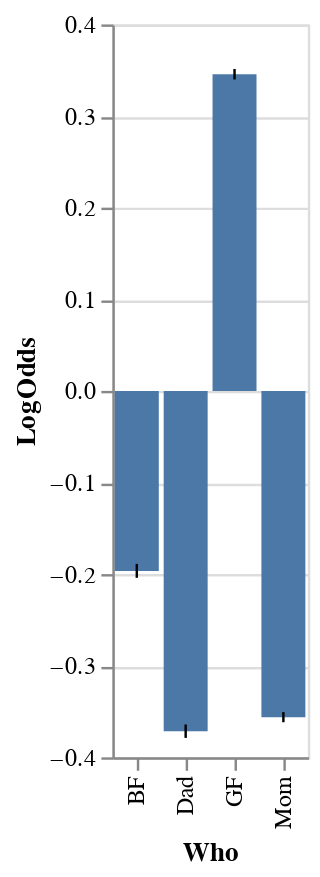

Notebook cell for this chart:
### Code cell
#who = ["Mom"]*len(mom) + ["Dad"] *len(dad) + ["GF"]*len(gf) + ["BF"]*len(bf)
#scores = mom + dad + gf + bf

#out = pd.DataFrame(zip(who,scores), columns = ["Who","LogOdds"])

### Figure 1 — Vega-Lite specification as saved in the notebook (floating-point values rounded to 4 significant figures; data arrays with more than 128 entries replaced by an {"elided": "..."} marker saying what was removed)
{"config": {"view": {"continuousWidth": 400, "continuousHeight": 300}}, "layer": [{"mark": "bar", "encoding": {"x": {"type": "nominal", "field": "Who"}, "y": {"type": "quantitative", "aggregate": "average", "field": "LogOdds"}}}, {"mark": {"type": "errorbar", "extent": "ci"}, "encoding": {"x": {"type": "nominal", "field": "Who"}, "y": {"type": "quantitative", "aggregate": "average", "field": "LogOdds"}}}], "data": {"name": "data-e842a62fb72f025ad26b08f03e7567bd"}, "$schema": "https://vega.github.io/schema/vega-lite/v4.0.2.json", "datasets": {"data-e842a62fb72f025ad26b08f03e7567bd": {"elided": "224 records"}}}
